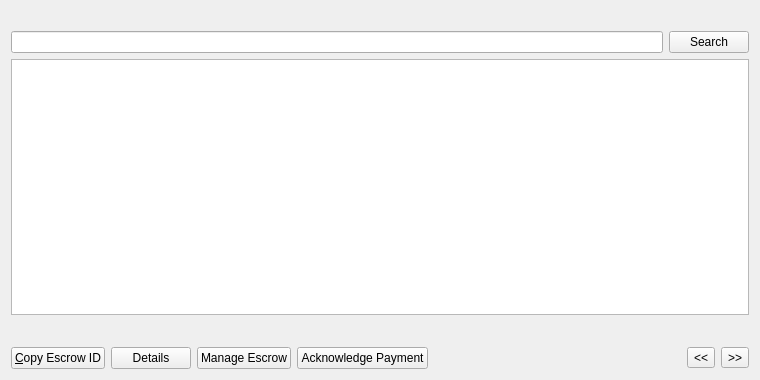
<?xml version="1.0" encoding="UTF-8"?>
<ui version="4.0">
 <class>EscrowListPage</class>
 <widget class="QWidget" name="EscrowListPage">
  <property name="geometry">
   <rect>
    <x>0</x>
    <y>0</y>
    <width>760</width>
    <height>380</height>
   </rect>
  </property>
  <property name="windowTitle">
   <string>Escrows</string>
  </property>
  <layout class="QVBoxLayout" name="verticalLayout">
   <item>
    <widget class="QLabel" name="labelExplanation">
     <property name="textFormat">
      <enum>Qt::PlainText</enum>
     </property>
     <property name="wordWrap">
      <bool>true</bool>
     </property>
    </widget>
   </item>
   <item>
    <layout class="QHBoxLayout" name="horizontalLayout_2">
     <item>
      <widget class="QLineEdit" name="lineEditEscrowSearch"/>
     </item>
     <item>
      <widget class="QPushButton" name="searchEscrow">
       <property name="maximumSize">
        <size>
         <width>16777215</width>
         <height>48</height>
        </size>
       </property>
       <property name="text">
        <string>Search</string>
       </property>
      </widget>
     </item>
    </layout>
   </item>
   <item>
    <widget class="QTableView" name="tableView">
     <property name="contextMenuPolicy">
      <enum>Qt::CustomContextMenu</enum>
     </property>
     <property name="toolTip">
      <string/>
     </property>
     <property name="tabKeyNavigation">
      <bool>false</bool>
     </property>
     <property name="alternatingRowColors">
      <bool>true</bool>
     </property>
     <property name="selectionMode">
      <enum>QAbstractItemView::SingleSelection</enum>
     </property>
     <property name="selectionBehavior">
      <enum>QAbstractItemView::SelectRows</enum>
     </property>
     <property name="sortingEnabled">
      <bool>true</bool>
     </property>
     <attribute name="verticalHeaderVisible">
      <bool>false</bool>
     </attribute>
    </widget>
   </item>
   <item>
    <layout class="QHBoxLayout" name="horizontalLayout_3">
     <item>
      <spacer name="horizontalSpacer_2">
       <property name="orientation">
        <enum>Qt::Horizontal</enum>
       </property>
       <property name="sizeHint" stdset="0">
        <size>
         <width>40</width>
         <height>20</height>
        </size>
       </property>
      </spacer>
     </item>
     <item>
      <widget class="QLabel" name="labelPage">
       <property name="text">
        <string/>
       </property>
      </widget>
     </item>
    </layout>
   </item>
   <item>
    <layout class="QHBoxLayout" name="horizontalLayout">
     <item>
      <widget class="QPushButton" name="copyEscrow">
       <property name="toolTip">
        <string>Copy the currently selected escrow to the system clipboard</string>
       </property>
       <property name="text">
        <string>&amp;Copy Escrow ID</string>
       </property>
      </widget>
     </item>
     <item>
      <widget class="QPushButton" name="detailButton">
       <property name="text">
        <string>Details</string>
       </property>
      </widget>
     </item>
     <item>
      <widget class="QPushButton" name="manageButton">
       <property name="text">
        <string>Manage Escrow</string>
       </property>
      </widget>
     </item>
     <item>
      <widget class="QPushButton" name="ackButton">
       <property name="text">
        <string>Acknowledge Payment</string>
       </property>
      </widget>
     </item>
     <item>
      <spacer name="horizontalSpacer">
       <property name="orientation">
        <enum>Qt::Horizontal</enum>
       </property>
       <property name="sizeHint" stdset="0">
        <size>
         <width>40</width>
         <height>20</height>
        </size>
       </property>
      </spacer>
     </item>
     <item>
      <widget class="QToolButton" name="prevButton">
       <property name="text">
        <string>&lt;&lt;</string>
       </property>
      </widget>
     </item>
     <item>
      <widget class="QToolButton" name="nextButton">
       <property name="text">
        <string>&gt;&gt;</string>
       </property>
      </widget>
     </item>
    </layout>
   </item>
  </layout>
 </widget>
 <resources>
  <include location="../syscoin.qrc"/>
 </resources>
 <connections/>
</ui>
